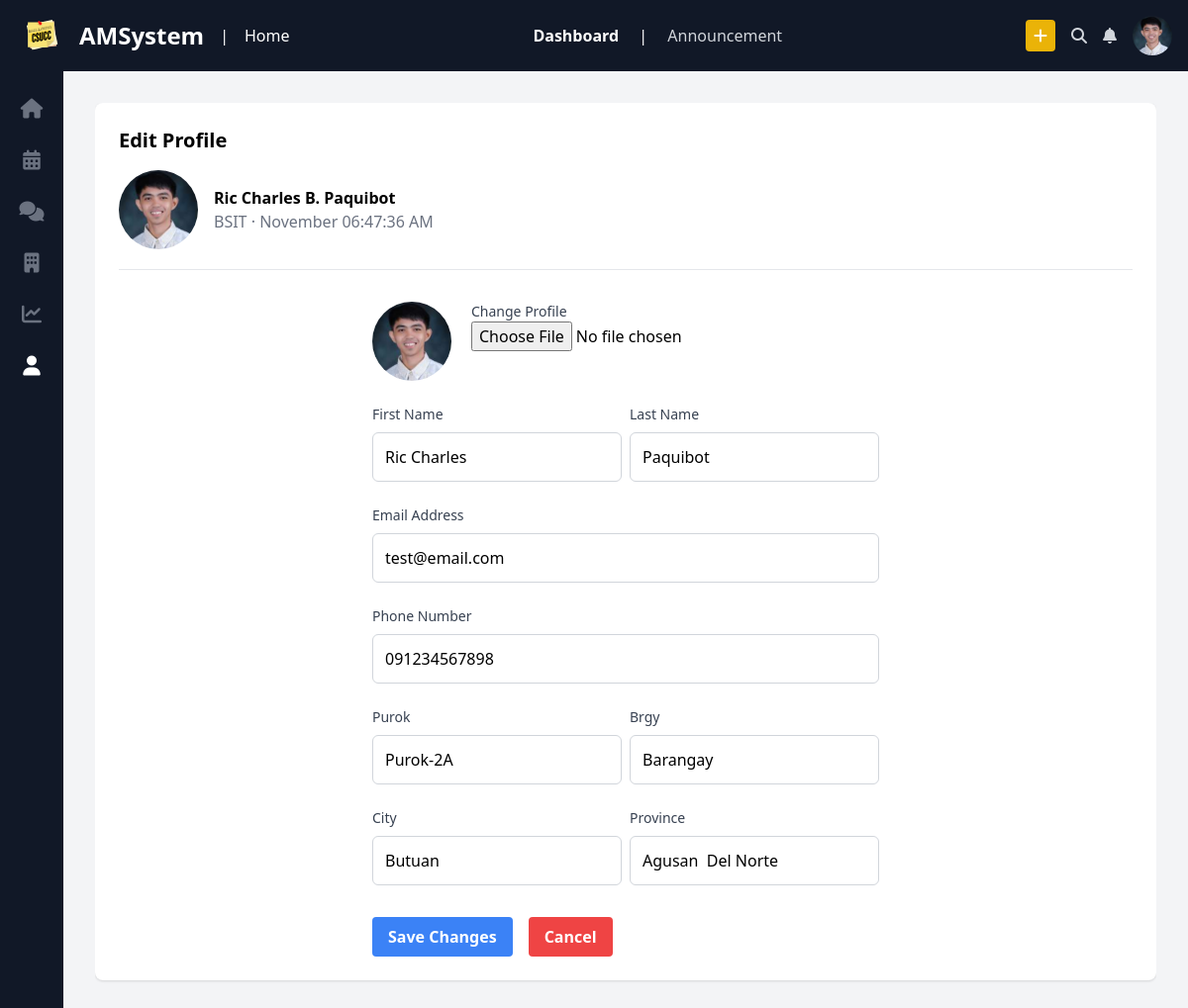
The page /edit-profile (signed in) on the database its author committed.
### tables this page shows
CREATE TABLE `users` (
  `user_id` int(11) NOT NULL,
  `id_number` varchar(20) NOT NULL,
  `first_name` varchar(50) NOT NULL,
  `last_name` varchar(50) NOT NULL,
  `middle_initial` char(1) DEFAULT NULL,
  `email` varchar(100) NOT NULL,
  `password` varchar(255) NOT NULL,
  `department_id` int(11) DEFAULT NULL,
  `program_id` int(11) DEFAULT NULL,
  `contact_number` varchar(15) DEFAULT NULL,
  `address_purok` varchar(50) DEFAULT NULL,
  `address_barangay` varchar(50) DEFAULT NULL,
  `address_city` varchar(50) DEFAULT NULL,
  `address_zip` varchar(10) DEFAULT NULL,
  `address_province` varchar(50) DEFAULT NULL,
  `gender` enum('Male','Female','Other') DEFAULT NULL,
  `role_id` int(11) DEFAULT NULL,
  `photo` varchar(255) NOT NULL,
  `created_at` timestamp NOT NULL DEFAULT current_timestamp()
);

CREATE TABLE `programs` (
  `program_id` int(11) NOT NULL,
  `program_name` varchar(100) NOT NULL,
  `department_id` int(11) DEFAULT NULL
);

### Controller/Views.php (called while the page is built)
<?php
class View {
    public static function render($view, $data = []) {
        extract($data);
        require "./Views/{$view}.php";
    }
}

### Controller/EditProfileController.php (called while the page is built, shortened)
<?php
require('./Model/UserModel.php');
class EditProfileController extends Users {
    public static function show() {
        $userModel = new Users();
        $userData = $userModel->getUserById($_SESSION['user_id']);
        View::render('edit-profile', ["userData" => $userData]);
    }
}

### index.php (called while the page is built, shortened)
<?php
require('./Controller/Views.php');
require('./Controller/Route.php');
$path = isset($_GET["path"]) ? $_GET["path"] : "";
Route::get('/edit-profile', function(){
    require_once('./Controller/EditProfileController.php');
    EditProfileController::show();
});
$requestUri = "/".$path ;
Route::dispatch($requestUri);

### Db.php (called while the page is built)
<?php
class Database {
    private $host = "localhost";
    private $username = "root";
    private $password = "";
    private $database = "amsystemv3";
    public function Connect(){
        try {
            $conn = new PDO("mysql:host=$this->host;dbname=$this->database", $this->username, $this->password);
            $conn->setAttribute(PDO::ATTR_ERRMODE, PDO::ERRMODE_EXCEPTION);
            return $conn;
        } catch (PDOException $e) {
            echo "Connection failed: " . $e->getMessage();
            exit;
        }
    }
}

### Model/UserModel.php (called while the page is built, shortened)
<?php
require('./Db.php');
class Users extends Database {
    public function getUserById($user_id) {
        $stmt = $this->Connect()->prepare("SELECT *,DATE(created_at) AS date_only,
                                           TIME_FORMAT(created_at, '%h:%i:%s %p') AS time_only,
                                           MONTHNAME(created_at) AS month_name , role_name,
                                           d.department_name, p.program_name
                                           FROM users
                                           INNER JOIN roles on users.role_id = roles.role_id
                                           INNER JOIN departments d on users.department_id = d.department_id
                                           INNER JOIN programs p on users.program_id = p.program_id
                                           WHERE user_id = :user_id");
        $stmt->execute(['user_id' => $user_id]);
        return $stmt->fetch();
    }
}

### Views/edit-profile.php (the view, shortened to what this page needs)
<!DOCTYPE html>
<html lang="en">
<head>
    <script src="https://cdn.tailwindcss.com"></script>
    <link rel="stylesheet" href="https://cdnjs.cloudflare.com/ajax/libs/font-awesome/6.4.2/css/all.min.css">
    <link href="https://cdn.jsdelivr.net/npm/quill@2.0.2/dist/quill.snow.css" rel="stylesheet" />
</head>
<body class="bg-gray-100">
    <header class="bg-gray-900 text-white p-4 flex justify-between items-center sticky top-0 z-50">
        <div class="flex items-center space-x-4">
            <img src="./assets/ams-logo.svg" alt="CSUCC logo" class="w-12">
            <h1 class="text-2xl font-bold">AMSystem</h1>
            <span class="mx-4">|</span>
            <p>Home</p>
        </div>
        <nav class="space-x-4">
            <a href="#" class="text-white font-bold">Dashboard</a>
            <span class="mx-4">|</span>
            <a href="home" class="text-gray-300 hover:text-white">Announcement</a>
        </nav>
        <div class="flex items-center space-x-4">
            <button class="bg-yellow-500 px-2 py-1 rounded">
                <i class="fa-solid fa-plus"></i>
            </button>
            <button class="text-gray-300"><i class="fa-solid fa-magnifying-glass"></i></button>
            <button class="text-gray-300"><i class="fa-solid fa-bell"></i></button>
            <img src="<?=$userData["photo"]?>" alt="Profile" class="w-10 h-10 rounded-full">
        </div>
    </header>
    <main class="flex">
        <aside class="w-16 bg-gray-900 text-white flex flex-col items-center space-y-6 py-6 sticky top-14 h-screen">
            <a href="home" class="text-gray-500"><i class="fa-solid fa-house text-xl"></i></a>
            <a href="calendar" class="text-gray-500"><i class="fa-solid fa-calendar-days text-xl"></i></a>
            <a href="chat" class="text-gray-500"><i class="fa-solid fa-comments text-xl"></i></a>
            <a href="department" class="text-gray-500"><i class="fa-solid fa-building text-xl"></i></a>
            <a href="post/admin" class="text-gray-500"><i class="fa-solid fa-chart-line text-xl"></i></a>
            <a href="dashboard" class="text-white"><i class="fa-solid fa-user text-xl"></i></a>
        </aside>
        <section class="flex-1 p-8 flex space-x-8">
            <div class="flex-1 overflow-y-auto h-100vh">
                <div class="bg-white p-6 rounded-lg shadow mb-8">
                    <h2 class="text-xl font-bold mb-4">Edit Profile</h2>
                    <div class="flex items-center space-x-4 ">
                        <img src="<?= $userData["photo"]?>" alt="Profile" class="w-20 h-20 rounded-full">
                        <div class="flex justify-between size-full">
                            <div>
                                <h3 class="font-bold" id="user-name"><?php echo $userData["first_name"] . " " . $userData["middle_initial"] . ". " . $userData["last_name"]; ?></h3>
                                <p class="text-gray-500"><span id="program"><?= $userData["program_name"]?></span> · <span id="month_name"><?=$userData["month_name"]?></span> <span id="time_only"><?=$userData["time_only"]?></span></p>
                            </div>
                        </div>
                    </div>
                    <hr class="mt-5">
                    <form action="./edit-profile" method="POST" enctype="multipart/form-data" class="w-full max-w-lg mx-auto mt-8">
                        <div class="flex flex-col space-y-6">
                             <div class="profile flex space-x-5">
                                <img src="<?= $userData["photo"]?>" alt="" class="w-20 h-20 rounded-full">
                                <div>
                                    <label for="profile" class="block text-sm font-medium text-gray-700">Change Profile</label>
                                    <input type="file" id="profile" name="profile">
                                </div>
                             </div>
                            <div class="flex justify-between gap-2">
                                <div class="flex-auto">
                                    <label for="firstname" class="block text-sm font-medium text-gray-700">First Name</label>
                                    <input type="text" id="firstname" name="firstname" placeholder="Enter your full name" value="<?=$userData["first_name"]?>"
                                        class="mt-2 p-3 w-full border border-gray-300 rounded-md focus:outline-none focus:ring-2 focus:ring-blue-500 focus:border-transparent">
                                </div>
                                <div class="flex-auto">
                                    <label for="lastname" class="block text-sm font-medium text-gray-700">Last Name</label>
                                    <input type="text" id="lastname" name="lastname" placeholder="Enter your full name" value="<?=$userData["last_name"]?>"
                                        class="mt-2 p-3 w-full border border-gray-300 rounded-md focus:outline-none focus:ring-2 focus:ring-blue-500 focus:border-transparent">
                                </div>
                            </div>
                            <div>
                                <label for="email" class="block text-sm font-medium text-gray-700">Email Address</label>
                                <input type="email" id="email" name="email" placeholder="Enter your email" value="<?=$userData["email"]?>"
                                    class="mt-2 p-3 w-full border border-gray-300 rounded-md focus:outline-none focus:ring-2 focus:ring-blue-500 focus:border-transparent">
                            </div>
                            <div>
                                <label for="phone" class="block text-sm font-medium text-gray-700">Phone Number</label>
                                <input type="number" id="phone" name="phone" placeholder="Enter your phone number" value="<?=$userData["contact_number"]?>"
                                    class="mt-2 p-3 w-full border border-gray-300 rounded-md focus:outline-none focus:ring-2 focus:ring-blue-500 focus:border-transparent">
                            </div>
                            <div class="flex justify-between gap-2">
                                <div class="flex-auto">
                                    <label for="purok" class="block text-sm font-medium text-gray-700">Purok</label>
                                    <input type="text" id="purok" name="purok" placeholder="Enter your full name" value="<?=$userData["address_purok"]?>"
                                        class="mt-2 p-3 w-full border border-gray-300 rounded-md focus:outline-none focus:ring-2 focus:ring-blue-500 focus:border-transparent">
                                </div>
                                <div class="flex-auto">
                                    <label for="brgy" class="block text-sm font-medium text-gray-700">Brgy</label>
                                    <input type="text" id="brgy" name="brgy" placeholder="Enter your full name" value="<?=$userData["address_barangay"]?>"
                                        class="mt-2 p-3 w-full border border-gray-300 rounded-md focus:outline-none focus:ring-2 focus:ring-blue-500 focus:border-transparent">
                                </div>
                            </div>
                            <div class="flex justify-between gap-2">
                                <div class="flex-auto">
                                    <label for="city" class="block text-sm font-medium text-gray-700">City</label>
                                    <input type="text" id="city" name="city" placeholder="Enter your full name" value="<?=$userData["address_city"]?>"
                                        class="mt-2 p-3 w-full border border-gray-300 rounded-md focus:outline-none focus:ring-2 focus:ring-blue-500 focus:border-transparent">
                                </div>
                                <div class="flex-auto">
                                    <label for="province" class="block text-sm font-medium text-gray-700">Province</label>
                                    <input type="text" id="province" name="province" placeholder="Enter your full name" value="<?=$userData["address_province"]?>"
                                        class="mt-2 p-3 w-full border border-gray-300 rounded-md focus:outline-none focus:ring-2 focus:ring-blue-500 focus:border-transparent">
                                </div>
                            </div>
                        </div>
                        <div class="flex space-x-4 mt-8">
                            <button type="submit" class="bg-blue-500 hover:bg-blue-700 text-white font-bold py-2 px-4 rounded">
                                Save Changes
                            </button>
                            <button type="button" href="./edit-profile" class="bg-red-500 hover:bg-red-700 text-white font-bold py-2 px-4 rounded">
                                Cancel
                            </button>
                        </div>
                    </form>
                </div>
            </div>
        </section>
    </main>
</body>
</html>

### Controller/Route.php (shortened to what this page needs)
<?php
class Route {
    private static $getRoutes = [];
    private static $postRoutes = [];
    public static function get($path, $callback) {
        self::$getRoutes[$path] = $callback;
    }
    public static function post($path, $callback) {
        self::$postRoutes[$path] = $callback;
    }
    public static function dispatch($requestUri) {
        $requestMethod = $_SERVER['REQUEST_METHOD'];
        $routes = $requestMethod === 'GET' ? self::$getRoutes : self::$postRoutes;
        foreach ($routes as $route => $callback) {
            $pattern = preg_replace('/\{[a-zA-Z0-9_]+\}/', '([a-zA-Z0-9_]+)', $route);
            $pattern = str_replace('/', '\/', $pattern);
            if (preg_match('/^' . $pattern . '$/', $requestUri, $matches)) {
                array_shift($matches);
                return call_user_func_array($callback, $matches);
            }
        }
    }
}

### rows shown on the page
users: photo (picture), first_name "Ric Charles", middle_initial "B", last_name "Paquibot", program.program_name "BSIT", month_name "November", time_only "06:47:36 AM", firstname "Ric Charles", lastname "Paquibot", email "test@email.com", phone "091234567898", purok "Purok-2A", brgy "Barangay", city "Butuan", province "Agusan Del Norte"
